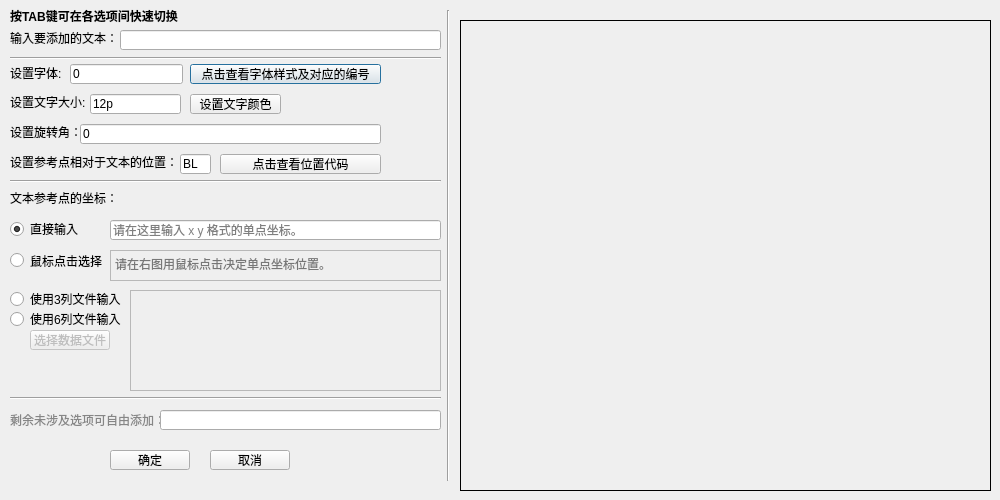
<?xml version="1.0" encoding="UTF-8"?>
<ui version="4.0">
 <class>GMT_pstext</class>
 <widget class="QDialog" name="GMT_pstext">
  <property name="geometry">
   <rect>
    <x>0</x>
    <y>0</y>
    <width>1000</width>
    <height>500</height>
   </rect>
  </property>
  <property name="windowTitle">
   <string>Dialog</string>
  </property>
  <widget class="QLabel" name="label_2">
   <property name="geometry">
    <rect>
     <x>10</x>
     <y>7</y>
     <width>191</width>
     <height>16</height>
    </rect>
   </property>
   <property name="text">
    <string>&lt;html&gt;&lt;head/&gt;&lt;body&gt;&lt;p&gt;&lt;span style=&quot; font-weight:600;&quot;&gt;按TAB键可在各选项间快速切换&lt;/span&gt;&lt;/p&gt;&lt;/body&gt;&lt;/html&gt;</string>
   </property>
   <property name="textFormat">
    <enum>Qt::AutoText</enum>
   </property>
  </widget>
  <widget class="Line" name="line">
   <property name="geometry">
    <rect>
     <x>440</x>
     <y>10</y>
     <width>16</width>
     <height>471</height>
    </rect>
   </property>
   <property name="orientation">
    <enum>Qt::Vertical</enum>
   </property>
  </widget>
  <widget class="QLabel" name="label">
   <property name="geometry">
    <rect>
     <x>460</x>
     <y>20</y>
     <width>531</width>
     <height>471</height>
    </rect>
   </property>
   <property name="styleSheet">
    <string notr="true">border:1px solid rgb(0, 0, 0);</string>
   </property>
   <property name="text">
    <string/>
   </property>
  </widget>
  <widget class="QLabel" name="label_3">
   <property name="geometry">
    <rect>
     <x>10</x>
     <y>190</y>
     <width>111</width>
     <height>16</height>
    </rect>
   </property>
   <property name="text">
    <string>文本参考点的坐标：</string>
   </property>
  </widget>
  <widget class="QTextBrowser" name="position">
   <property name="enabled">
    <bool>false</bool>
   </property>
   <property name="geometry">
    <rect>
     <x>110</x>
     <y>250</y>
     <width>331</width>
     <height>31</height>
    </rect>
   </property>
   <property name="html">
    <string>&lt;!DOCTYPE HTML PUBLIC &quot;-//W3C//DTD HTML 4.0//EN&quot; &quot;http://www.w3.org/TR/REC-html40/strict.dtd&quot;&gt;
&lt;html&gt;&lt;head&gt;&lt;meta name=&quot;qrichtext&quot; content=&quot;1&quot; /&gt;&lt;style type=&quot;text/css&quot;&gt;
p, li { white-space: pre-wrap; }
&lt;/style&gt;&lt;/head&gt;&lt;body style=&quot; font-family:'MS UI Gothic'; font-size:9pt; font-weight:400; font-style:normal;&quot;&gt;
&lt;p style=&quot;-qt-paragraph-type:empty; margin-top:0px; margin-bottom:0px; margin-left:0px; margin-right:0px; -qt-block-indent:0; text-indent:0px; font-family:'MS UI Gothic';&quot;&gt;&lt;br /&gt;&lt;/p&gt;&lt;/body&gt;&lt;/html&gt;</string>
   </property>
   <property name="placeholderText">
    <string>请在右图用鼠标点击决定单点坐标位置。</string>
   </property>
  </widget>
  <widget class="QLabel" name="label_5">
   <property name="geometry">
    <rect>
     <x>10</x>
     <y>30</y>
     <width>111</width>
     <height>16</height>
    </rect>
   </property>
   <property name="text">
    <string>输入要添加的文本：</string>
   </property>
  </widget>
  <widget class="QLineEdit" name="usertext">
   <property name="geometry">
    <rect>
     <x>120</x>
     <y>30</y>
     <width>321</width>
     <height>20</height>
    </rect>
   </property>
  </widget>
  <widget class="Line" name="line_2">
   <property name="geometry">
    <rect>
     <x>10</x>
     <y>50</y>
     <width>431</width>
     <height>16</height>
    </rect>
   </property>
   <property name="orientation">
    <enum>Qt::Horizontal</enum>
   </property>
  </widget>
  <widget class="QLabel" name="label_6">
   <property name="geometry">
    <rect>
     <x>10</x>
     <y>65</y>
     <width>61</width>
     <height>16</height>
    </rect>
   </property>
   <property name="text">
    <string>设置字体:</string>
   </property>
  </widget>
  <widget class="QLineEdit" name="font">
   <property name="geometry">
    <rect>
     <x>70</x>
     <y>64</y>
     <width>113</width>
     <height>20</height>
    </rect>
   </property>
   <property name="text">
    <string>0</string>
   </property>
   <property name="placeholderText">
    <string>输入0 ~ 34字体编号</string>
   </property>
  </widget>
  <widget class="QPushButton" name="checkfont">
   <property name="geometry">
    <rect>
     <x>190</x>
     <y>64</y>
     <width>191</width>
     <height>20</height>
    </rect>
   </property>
   <property name="text">
    <string>点击查看字体样式及对应的编号</string>
   </property>
  </widget>
  <widget class="QLabel" name="label_7">
   <property name="geometry">
    <rect>
     <x>10</x>
     <y>124</y>
     <width>71</width>
     <height>16</height>
    </rect>
   </property>
   <property name="text">
    <string>设置旋转角：</string>
   </property>
  </widget>
  <widget class="QLineEdit" name="angle">
   <property name="geometry">
    <rect>
     <x>80</x>
     <y>124</y>
     <width>301</width>
     <height>20</height>
    </rect>
   </property>
   <property name="text">
    <string>0</string>
   </property>
   <property name="placeholderText">
    <string>输入文本相对于水平方向逆时针旋转的角度</string>
   </property>
  </widget>
  <widget class="QLabel" name="label_8">
   <property name="geometry">
    <rect>
     <x>10</x>
     <y>94</y>
     <width>81</width>
     <height>16</height>
    </rect>
   </property>
   <property name="text">
    <string>设置文字大小:</string>
   </property>
  </widget>
  <widget class="QLineEdit" name="size">
   <property name="geometry">
    <rect>
     <x>90</x>
     <y>94</y>
     <width>91</width>
     <height>20</height>
    </rect>
   </property>
   <property name="text">
    <string>12p</string>
   </property>
   <property name="placeholderText">
    <string>填写大小</string>
   </property>
  </widget>
  <widget class="QPushButton" name="text_color">
   <property name="geometry">
    <rect>
     <x>190</x>
     <y>94</y>
     <width>91</width>
     <height>20</height>
    </rect>
   </property>
   <property name="text">
    <string>设置文字颜色</string>
   </property>
  </widget>
  <widget class="QLabel" name="label_9">
   <property name="geometry">
    <rect>
     <x>10</x>
     <y>154</y>
     <width>171</width>
     <height>16</height>
    </rect>
   </property>
   <property name="text">
    <string>设置参考点相对于文本的位置：</string>
   </property>
  </widget>
  <widget class="QLineEdit" name="justify">
   <property name="geometry">
    <rect>
     <x>180</x>
     <y>154</y>
     <width>31</width>
     <height>20</height>
    </rect>
   </property>
   <property name="text">
    <string>BL</string>
   </property>
  </widget>
  <widget class="QPushButton" name="check_justify">
   <property name="geometry">
    <rect>
     <x>220</x>
     <y>154</y>
     <width>161</width>
     <height>20</height>
    </rect>
   </property>
   <property name="text">
    <string>点击查看位置代码</string>
   </property>
  </widget>
  <widget class="QLabel" name="label_10">
   <property name="geometry">
    <rect>
     <x>10</x>
     <y>411</y>
     <width>161</width>
     <height>16</height>
    </rect>
   </property>
   <property name="text">
    <string>&lt;html&gt;&lt;head/&gt;&lt;body&gt;&lt;p&gt;&lt;span style=&quot; color:#868686;&quot;&gt;剩余未涉及选项可自由添加：&lt;/span&gt;&lt;/p&gt;&lt;/body&gt;&lt;/html&gt;</string>
   </property>
  </widget>
  <widget class="QLineEdit" name="other_options">
   <property name="geometry">
    <rect>
     <x>160</x>
     <y>410</y>
     <width>281</width>
     <height>20</height>
    </rect>
   </property>
   <property name="text">
    <string/>
   </property>
  </widget>
  <widget class="QPushButton" name="bexit">
   <property name="geometry">
    <rect>
     <x>210</x>
     <y>450</y>
     <width>80</width>
     <height>20</height>
    </rect>
   </property>
   <property name="text">
    <string>取消</string>
   </property>
  </widget>
  <widget class="QPushButton" name="bok">
   <property name="geometry">
    <rect>
     <x>110</x>
     <y>450</y>
     <width>80</width>
     <height>20</height>
    </rect>
   </property>
   <property name="text">
    <string>确定</string>
   </property>
  </widget>
  <widget class="Line" name="line_3">
   <property name="geometry">
    <rect>
     <x>10</x>
     <y>173</y>
     <width>431</width>
     <height>16</height>
    </rect>
   </property>
   <property name="orientation">
    <enum>Qt::Horizontal</enum>
   </property>
  </widget>
  <widget class="QRadioButton" name="use_mouse">
   <property name="geometry">
    <rect>
     <x>10</x>
     <y>250</y>
     <width>101</width>
     <height>21</height>
    </rect>
   </property>
   <property name="text">
    <string>鼠标点击选择</string>
   </property>
  </widget>
  <widget class="QRadioButton" name="use_input">
   <property name="geometry">
    <rect>
     <x>10</x>
     <y>220</y>
     <width>87</width>
     <height>18</height>
    </rect>
   </property>
   <property name="text">
    <string>直接输入</string>
   </property>
   <property name="checked">
    <bool>true</bool>
   </property>
  </widget>
  <widget class="QLineEdit" name="position_input">
   <property name="geometry">
    <rect>
     <x>110</x>
     <y>220</y>
     <width>331</width>
     <height>20</height>
    </rect>
   </property>
   <property name="placeholderText">
    <string>请在这里输入 x y 格式的单点坐标。</string>
   </property>
  </widget>
  <widget class="Line" name="line_4">
   <property name="geometry">
    <rect>
     <x>10</x>
     <y>390</y>
     <width>431</width>
     <height>16</height>
    </rect>
   </property>
   <property name="orientation">
    <enum>Qt::Horizontal</enum>
   </property>
  </widget>
  <widget class="QRadioButton" name="use_file">
   <property name="geometry">
    <rect>
     <x>10</x>
     <y>290</y>
     <width>121</width>
     <height>18</height>
    </rect>
   </property>
   <property name="text">
    <string>使用3列文件输入</string>
   </property>
  </widget>
  <widget class="QPushButton" name="b_datafile">
   <property name="enabled">
    <bool>false</bool>
   </property>
   <property name="geometry">
    <rect>
     <x>30</x>
     <y>330</y>
     <width>80</width>
     <height>20</height>
    </rect>
   </property>
   <property name="text">
    <string>选择数据文件</string>
   </property>
  </widget>
  <widget class="QRadioButton" name="use_file_6">
   <property name="geometry">
    <rect>
     <x>10</x>
     <y>310</y>
     <width>121</width>
     <height>18</height>
    </rect>
   </property>
   <property name="text">
    <string>使用6列文件输入</string>
   </property>
  </widget>
  <widget class="QTextBrowser" name="datafile">
   <property name="enabled">
    <bool>false</bool>
   </property>
   <property name="geometry">
    <rect>
     <x>130</x>
     <y>290</y>
     <width>311</width>
     <height>101</height>
    </rect>
   </property>
  </widget>
 </widget>
 <tabstops>
  <tabstop>usertext</tabstop>
  <tabstop>font</tabstop>
  <tabstop>checkfont</tabstop>
  <tabstop>size</tabstop>
  <tabstop>text_color</tabstop>
  <tabstop>angle</tabstop>
  <tabstop>justify</tabstop>
  <tabstop>check_justify</tabstop>
  <tabstop>use_input</tabstop>
  <tabstop>position_input</tabstop>
  <tabstop>use_mouse</tabstop>
  <tabstop>position</tabstop>
  <tabstop>use_file</tabstop>
  <tabstop>use_file_6</tabstop>
  <tabstop>b_datafile</tabstop>
  <tabstop>datafile</tabstop>
  <tabstop>other_options</tabstop>
  <tabstop>bok</tabstop>
  <tabstop>bexit</tabstop>
 </tabstops>
 <resources/>
 <connections/>
</ui>
